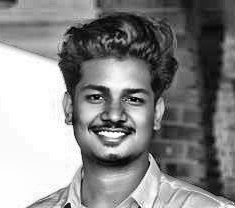
#> input picture source-prepped.png, 235 x 208 px
$ python make_ascii_svg.py
#> lines starting #> are read from the running program, lines starting #| are printed output that depends on the picture
"""Convert source-prepped.png + source-mask.png into a self-typing monochrome ASCII SVG.

THEME = "paper"    -> dark ink on a light card, dark areas = dense glyphs (most faithful for faces)
THEME = "terminal" -> light ink on a dark card, bright areas = dense glyphs
"""
import os as _os, sys as _sys
_os.chdir(_os.path.join(_os.path.dirname(_os.path.abspath(__file__)), '..'))   # always run from repo root
_sys.path.insert(0, _os.path.dirname(_os.path.abspath(__file__)))
import cv2
import numpy as np
from xml.sax.saxutils import escape

THEME = "paper"
COLS = 100
CHAR_W, LINE_H, FONT = 6.0, 10.0, 10
RAMP = " .`:-=+*cs#%@"      # sparse -> dense
GAMMA = 0.9
ROW_DELAY, ROW_DUR = 0.045, 0.55
THEMES = {
    "paper":    dict(bg="#f6f8fa", fg="#24292f", cursor="#2da44e", invert=True),
    "terminal": dict(bg="#0d1117", fg="#c9d1d9", cursor="#39d353", invert=False),
}
T = THEMES[THEME]

def build_rows():
    g = cv2.imread("source-prepped.png", 0)
#> g is the input picture: shape (208, 235); min 1, max 255, mean 136.4
    m = cv2.imread("source-mask.png", 0)
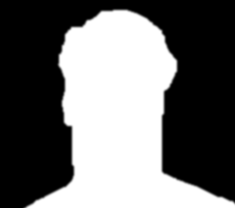
#> input picture source-mask.png, 235 x 208 px
#> m is the input picture: shape (208, 235); min 0, max 255, mean 107.8
    h, w = g.shape
#> h = 208; w = 235
    rows = max(1, int(round(COLS * h / w * (CHAR_W / LINE_H))))
#> rows = 53
    g = cv2.resize(g, (COLS, rows), interpolation=cv2.INTER_AREA).astype(np.float32) / 255
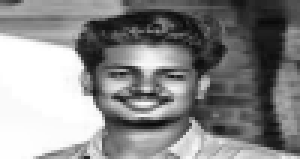
#> g: shape (53, 100) float32 (shown 3 times larger); min 0.0392, max 1, mean 0.535
    m = cv2.resize(m, (COLS, rows), interpolation=cv2.INTER_AREA)
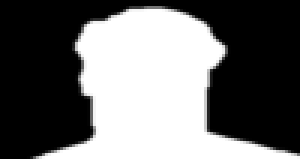
#> m: shape (53, 100) (shown 3 times larger); min 0, max 255, mean 107.8
    inside = g[m > 110]
#> inside = 2247 values, max 0.996 at index 1483, min 0.0392 at index 1579, mean 0.468
    lo, hi = np.percentile(inside, 3), np.percentile(inside, 97)      # stretch tones inside the subject
#> lo = 0.0824; hi = 0.916
    g = np.clip((g - lo) / max(hi - lo, 1e-3), 0, 1)
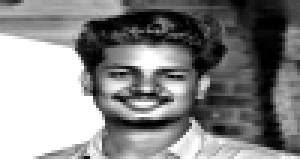
#> g: shape (53, 100) float32 (shown 3 times larger); min 0, max 1, mean 0.525
    blur = cv2.GaussianBlur(g, (0, 0), 1.2)
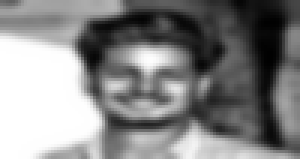
#> blur: shape (53, 100) float32 (shown 3 times larger); min 0.00493, max 1, mean 0.525
    g = np.clip(g + 0.9 * (g - blur), 0, 1)                           # unsharp: crisper eyes/mouth/hair
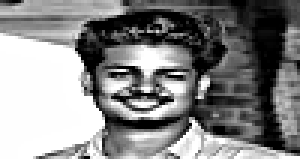
#> g: shape (53, 100) float32 (shown 3 times larger); min 0, max 1, mean 0.525
    out = []
    for y in range(rows):
        line = ""
        for x in range(COLS):
            if m[y, x] < 110:
                line += " "                                           # background prints nothing
                continue
            v = (1 - g[y, x]) if T["invert"] else g[y, x]
            line += RAMP[int((v ** GAMMA) * (len(RAMP) - 1))]
        out.append(line.rstrip())
#> after the loop, out = 53 items
    return out

def main():
    rows = build_rows()
#> rows = 53 items
    pad = 10
    W = COLS * CHAR_W + pad * 2
    H = len(rows) * LINE_H + pad * 2
#> H = 550
    p = [f'<svg xmlns="http://www.w3.org/2000/svg" viewBox="0 0 {W:.0f} {H:.0f}" width="{W:.0f}" height="{H:.0f}">',
         f'<rect width="100%" height="100%" rx="10" fill="{T["bg"]}"/>', "<defs>"]
    for i in range(len(rows)):
        t = i * ROW_DELAY
        p.append(f'<clipPath id="c{i}"><rect x="{pad}" y="{pad + i*LINE_H:.1f}" width="0" height="{LINE_H}">'
                 f'<animate attributeName="width" from="0" to="{COLS*CHAR_W:.0f}" begin="{t:.3f}s" dur="{ROW_DUR}s" fill="freeze"/>'
                 f'</rect></clipPath>')
#> this loop made 53 passes
#> t on passes 1 to 12: 0, 0.045, 0.09, 0.135, 0.18, 0.225, 0.27, 0.315, 0.36, 0.405, 0.45, 0.495
#> after the loop, p = 56 items
    p.append("</defs>")
    for i, line in enumerate(rows):
        if not line.strip():
            continue
        y = pad + i * LINE_H
        t = i * ROW_DELAY
        p.append(f'<text x="{pad}" y="{y + LINE_H*0.8:.1f}" font-family="ui-monospace,SFMono-Regular,Menlo,Consolas,monospace" '
                 f'font-size="{FONT}" fill="{T["fg"]}" xml:space="preserve" clip-path="url(#c{i})" '
                 f'textLength="{len(line)*CHAR_W:.0f}" lengthAdjust="spacing">{escape(line)}</text>')
        # small block cursor riding the wipe edge, then disappearing
        p.append(f'<rect x="{pad}" y="{y + 1:.1f}" width="{CHAR_W}" height="{LINE_H-2}" fill="{T["cursor"]}" opacity="0">'
                 f'<animate attributeName="opacity" values="0;1;1;0" keyTimes="0;0.01;0.98;1" begin="{t:.3f}s" dur="{ROW_DUR}s" fill="freeze"/>'
                 f'<animate attributeName="x" from="{pad}" to="{pad + COLS*CHAR_W - CHAR_W:.0f}" begin="{t:.3f}s" dur="{ROW_DUR}s" fill="freeze"/></rect>')
#> this loop made 53 passes
#> (y, t) on passes 3 to 14: (30, 0.09), (40, 0.135), (50, 0.18), (60, 0.225), (70, 0.27), (80, 0.315), (90, 0.36), (100, 0.405), (110, 0.45), (120, 0.495), (130, 0.54), (140, 0.585)
#> line on passes 1 to 2: '', ''
#> after the loop, p = 159 items
    p.append("</svg>")
    open("avi-ascii.svg", "w", encoding="utf-8").write("\n".join(p))
    print(f"wrote avi-ascii.svg ({len(rows)} rows x {COLS} cols)")
#| wrote avi-ascii.svg (53 rows x 100 cols)

if __name__ == "__main__":
    main()
